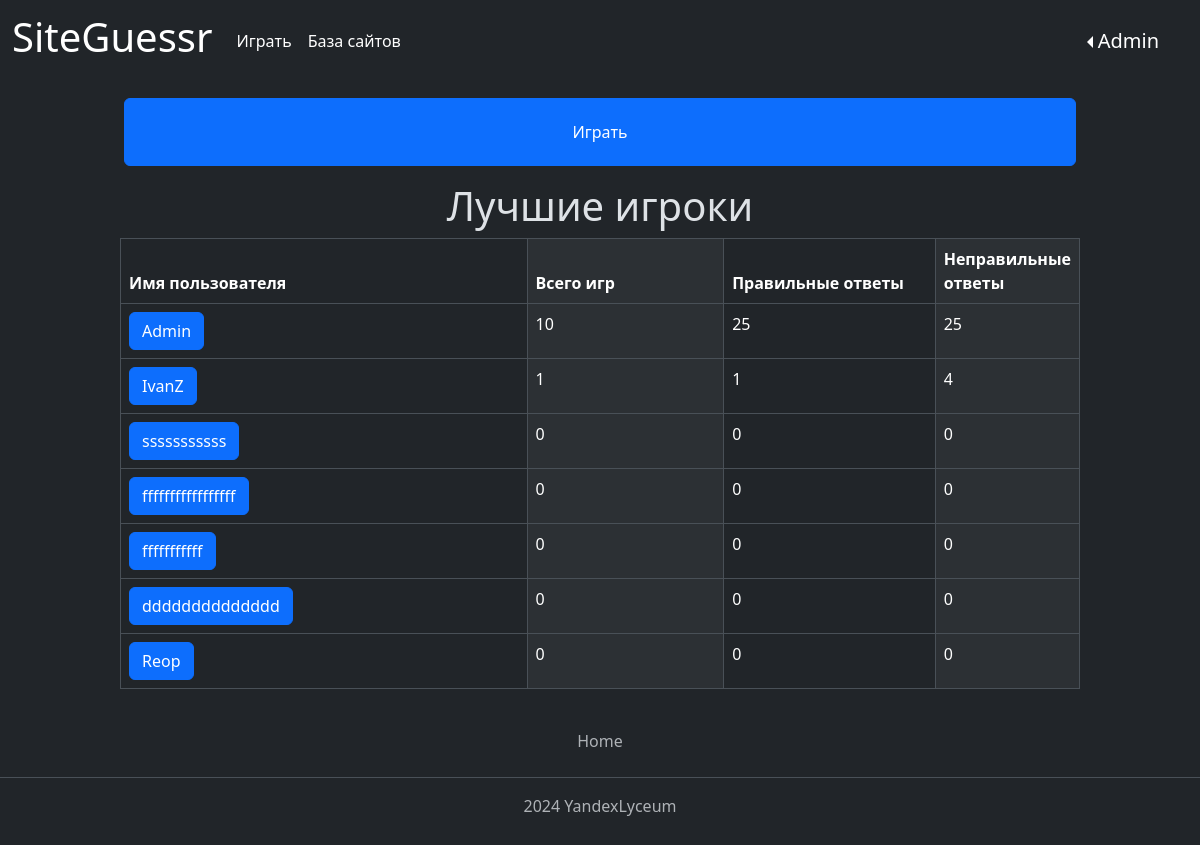
Screenshot of / (signed in) with the database file from the repository.
### data/users.py (models this page shows, shortened)
class User(SqlAlchemyBase, UserMixin, SerializerMixin):
    __tablename__ = 'user'
    id = sqlalchemy.Column(sqlalchemy.Integer,
                           primary_key=True, autoincrement=True)
    login = sqlalchemy.Column(sqlalchemy.String, unique=True, nullable=True)
    description = sqlalchemy.Column(sqlalchemy.String)  # описание
    role = sqlalchemy.Column(sqlalchemy.String, nullable=True, default="newbie")  # роль
    banned = sqlalchemy.Column(sqlalchemy.Boolean, nullable=True, default=False)  # бан
    created_date = sqlalchemy.Column(sqlalchemy.DateTime)
    modified_date = sqlalchemy.Column(sqlalchemy.DateTime)
    hashed_password = sqlalchemy.Column(sqlalchemy.String, nullable=True)
    statistic = orm.relationship("Statistic", back_populates='user', uselist=False)
    games = orm.relationship("Game", back_populates='user')
    website = orm.relationship("Website", back_populates='user')

### data/statistics.py (models this page shows)
class Statistic(SqlAlchemyBase, UserMixin, SerializerMixin):
    __tablename__ = 'statistic'
    id = sqlalchemy.Column(sqlalchemy.Integer,
                           primary_key=True, autoincrement=True)
    user_id = sqlalchemy.Column(sqlalchemy.Integer, sqlalchemy.ForeignKey("user.id"), nullable=True, unique=True)
    total_games = sqlalchemy.Column(sqlalchemy.Integer, nullable=True, default=0)  # общее количество сыгранных игр
    correct_answers = sqlalchemy.Column(sqlalchemy.Integer, nullable=True, default=0)  # количество правильных ответов
    wrong_answers = sqlalchemy.Column(sqlalchemy.Integer, nullable=True, default=0)  # количество неправильных ответов
    average_score = sqlalchemy.Column(sqlalchemy.Integer, nullable=True, default=0)  # средний балл за игру
    best_score = sqlalchemy.Column(sqlalchemy.Integer, nullable=True, default=0)  # лучший счёт
    user = orm.relationship('User')

### main.py (the view)
@app.route("/")
def index():
    db_sess = db_session.create_session()
    params = {"title": "SiteGessr",
              "users": [user for user in
                        db_sess.query(User).join(Statistic).filter(User.banned == 0).order_by(
                            desc(Statistic.correct_answers), desc(User.login)).limit(10).all()]}
    return render_template("index.html", **params)

### data/db_session.py (called while the page is built)
def create_session() -> Session:
    global __factory
    return __factory()

### main.py (called while the page is built)
@login_manager.user_loader
def load_user(user_id):
    db_sess = db_session.create_session()
    return db_sess.query(User).get(user_id)

### templates/index.html (shortened to what this page needs)
<div class="main-body">
    <div class="row" style="height: 100px">
        <a href="/game_menu" class="h-100 p-3">
            <button class="btn btn-primary w-100 h-100">
                Играть
            </button>
        </a>
    </div>
    <div class="row">
        <h1 class="text-center">Лучшие игроки</h1>
        <div class="container">
            <table class="table table-striped-columns table-bordered ">
                <thead>
                <tr class="">
                    <th class="col-6" scope="col">Имя пользователя</th>
                    <th class="col-3" scope="col">Всего игр</th>
                    <th class="col-3" scope="col">Правильные ответы</th>
                    <th class="col-3" scope="col">Неправильные ответы</th>
                </tr>
                </thead>
                <tbody>
                <tr class="">
                    <td><a class="btn btn-primary" href="/profile/<% user.login %>" role="button"><% user.login %></a>
                    </td>
                    <td><% user.statistic.total_games %></td>
                    <td><% user.statistic.correct_answers %></td>
                    <td><% user.statistic.wrong_answers %></td>
                </tr>
                </tbody>
            </table>
        </div>
    </div>
</div>

### templates/base.html (shortened to what this page needs)
<!DOCTYPE html>
<html lang="ru" data-bs-theme="dark">
<head>
    <link href="https://cdn.jsdelivr.net/npm/bootstrap@5.3.2/dist/css/bootstrap.min.css" rel="stylesheet"
>
    <link rel="stylesheet" type="text/css" href=<% url_for(
    'static', filename='css/style.css') %> />
</head>
<body class="d-flex flex-column min-vh-100">
<header>
    <nav class="navbar navbar-expand">
        <div class="container-fluid">
            <a class="navbar-brand" href="/"><h1> SiteGuessr </h1></a>
            <div class="collapse navbar-collapse" id="navbarNav">
                <ul class="navbar-nav">
                    <li class="nav-item">
                        <a class="nav-link active" aria-current="page" href="/game_menu">Играть</a>
                    </li>
                </ul>
                <ul class="navbar-nav">
                    <li class="nav-item">
                        <a href="/websites" class="nav-link active" aria-current="page">База сайтов</a>
                    </li>
                </ul>
            </div>
            <div class="row">
                <div class="dropdown dropstart">
                    <button class="navbar-brand dropdown-toggle btn"
                            id="dropdownMenuLink" data-bs-toggle="dropdown" aria-expanded="false"><%
                    </button>
                </div>
            </div>
        </div>
    </nav>
</header>
<footer class="py-3 my-4 mt-auto">
    <ul class="nav justify-content-center border-bottom pb-3 mb-3">
        <li class="nav-item"><a href="/" class="nav-link px-2 text-muted">Home</a></li>
    </ul>
    <p class="text-center text-muted">2024 YandexLyceum</p>
</footer>
</body>
</html>

### static/css/style.css (style rules this page uses)
.main-body { margin-left: 10%; margin-right: 10%; }

### rows the page displays
User: login "Admin", statistic.total_games "10", statistic.correct_answers "25", statistic.wrong_answers "25"
User: login "IvanZ", statistic.total_games "1", statistic.correct_answers "1", statistic.wrong_answers "4"
User: login "sssssssssss", statistic.total_games "0", statistic.correct_answers "0", statistic.wrong_answers "0"
User: login "fffffffffffffffff", statistic.total_games "0", statistic.correct_answers "0", statistic.wrong_answers "0"
User: login "fffffffffff", statistic.total_games "0", statistic.correct_answers "0", statistic.wrong_answers "0"
User: login "dddddddddddddd", statistic.total_games "0", statistic.correct_answers "0", statistic.wrong_answers "0"
User: login "Reop", statistic.total_games "0", statistic.correct_answers "0", statistic.wrong_answers "0"
